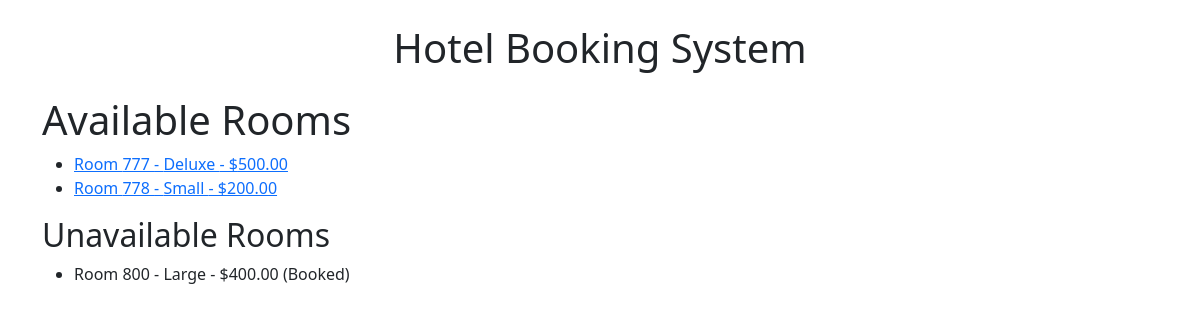
Before: / with the older database file.
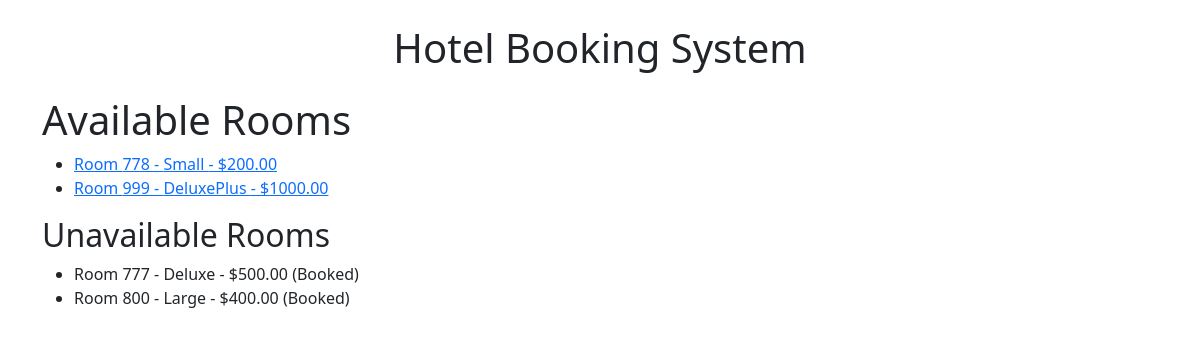
After: the same page with the newer database file.
### booking/models.py (models this page shows, shortened)
class Room(models.Model):
    room_number = models.CharField(max_length=10)
    room_type = models.CharField(max_length=50)
    price_per_night = models.DecimalField(max_digits=8, decimal_places=2)
    is_available = models.BooleanField(default=True)

### booking/views.py (the view)
# urls.py: path('', views.room_list, name='room_list'),
def room_list(request):
    rooms = Room.objects.filter(is_available=True)
    unavailable_rooms = Room.objects.filter(is_available=False)
    context = {
        'rooms': rooms,
        'unavailable_rooms': unavailable_rooms,
    }
    return render(request, 'booking/room_list.html', context)

### booking/templates/booking/room_list.html
{% extends "booking/base.html" %}
{% block content %}
<h1>Available Rooms</h1>
<ul>
  {% for room in rooms %}
    <li>
      <a href="{% url 'room_detail' room.id %}">
        Room {{ room.room_number }} - {{ room.room_type }} - ${{ room.price_per_night }}
      </a>
    </li>
  {% empty %}
    <li>No rooms available.</li>
  {% endfor %}
</ul>
<h2>Unavailable Rooms</h2>
<ul>
  {% for room in unavailable_rooms %}
    <li>
      Room {{ room.room_number }} - {{ room.room_type }} - ${{ room.price_per_night }} (Booked)
    </li>
  {% empty %}
    <li>None, all rooms are available!</li>
  {% endfor %}
</ul>
{% endblock content %}

### booking/templates/booking/base.html (shortened to what this page needs)
<!DOCTYPE html>
<html lang="en">
<head>
    <link href="https://cdn.jsdelivr.net/npm/bootstrap@5.3.0/dist/css/bootstrap.min.css" rel="stylesheet">
</head>
<body class="container py-4">
    <h1 class="mb-4 text-center">Hotel Booking System</h1>
    {% block content %}
    {% endblock %}
</body>
</html>

Changed rows visible on the page:
added Room: room_number "999", room_type "DeluxePlus", price_per_night "1000.00", shown under "Available Rooms"
changed Room "Deluxe": moves from the list under "Available Rooms" to the list under "Unavailable Rooms"
